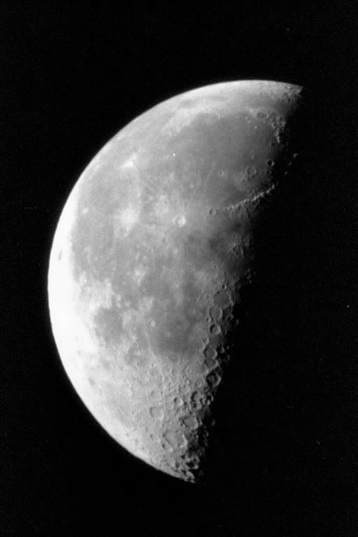
%> input picture slike_za_vjezbe/moon.tif, 358 x 537 px, given in place of auto1.tiff, which was not available
$ octave test.m   (GNU Octave 9; MATLAB toolbox functions it lacks are replaced by stand-ins)
%> lines starting %> are read from the running program, lines starting %| are printed output that depends on the picture; in (x1, y1, x2, y2) boxes, pixels count from 0 and x2, y2 are one past the last pixel; in counts of white or black regions, pixels touching at a corner belong together; the program's own positions count from 1; pictures that were not available may be replaced by others from this repository, and a replacement may not be noted
pathSlika = 'C:\Users\Igor Farszky\Desktop\FER\DOS\Labos\slike_za_vjezbe\';

img1 = imread(strcat(pathSlika, 'auto1.tiff'));
%> img1 is the input picture: size 537x358 uint8; min 0, max 253, mean 52.9
img2 = imread(strcat(pathSlika, 'auto2.tiff'));
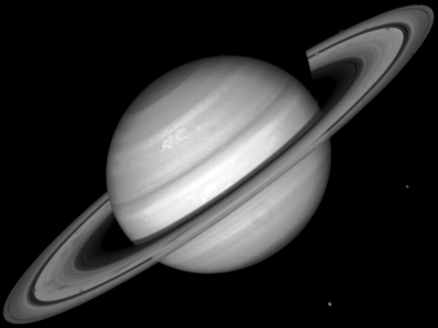
%> input picture slike_za_vjezbe/saturn.tif, 438 x 328 px, given in place of auto2.tiff, which was not available
%> img2 is the input picture: size 328x438 uint8; min 0, max 255, mean 50.5
img3 = imread(strcat(pathSlika, 'blood1.tif'));
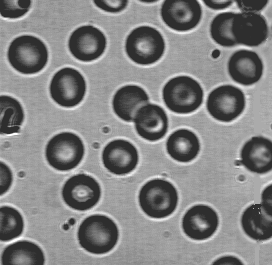
%> input picture slike_za_vjezbe/blood1.tif, 272 x 265 px
%> img3 is the input picture: size 265x272 uint8; min 46, max 255, mean 129.8

% original slike
img1 = double(img1);
%> img1: size 537x358 double
img2 = double(img2);
%> img2: size 328x438 double
img3 = double(img3);
%> img3: size 265x272 double

% rubovi nad originalima
ens1 = edge(img1, 'sobel');
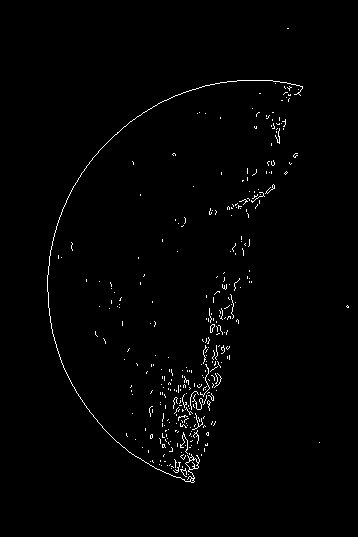
%> ens1: size 537x358 logical; 1.2% white in thin lines or dots, all inside (x1, y1, x2, y2) = (47, 28, 349, 483)
ens2 = edge(img2, 'sobel');
%> ens2: size 328x438 logical; 2.1% white in thin lines or dots
ens3 = edge(img3, 'sobel');
%> ens3: size 265x272 logical; 3.7% white in thin lines or dots

enc1 = edge(img1, 'canny');
%> enc1: size 537x358 logical; 0.72% white in thin lines or dots, all inside (x1, y1, x2, y2) = (47, 80, 302, 484)
enc2 = edge(img2, 'canny');
%> enc2: size 328x438 logical; 3.7% white in thin lines or dots
enc3 = edge(img3, 'canny');
%> enc3: size 265x272 logical; 6.6% white in thin lines or dots

% jezgre
jezgra1 = [1 1 1; 1 1 1; 1 1 1] .* (1/9);
jezgra2 = ones(17) * (1/(17*17));

% zamucivanje
img11 = conv2(img1, jezgra1, 'same');
img21 = conv2(img2, jezgra1, 'same');
img31 = conv2(img3, jezgra1, 'same');

img12 = conv2(img1, jezgra2, 'same');
img22 = conv2(img2, jezgra2, 'same');
img32 = conv2(img3, jezgra2, 'same');
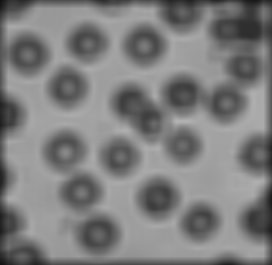
%> img32: size 265x272 double; min 17.02, max 179.4, mean 125.9

% rubovi nad mutnima
es11 = edge(img11, 'sobel');
%> es11: size 537x358 logical; 0.79% white in thin lines or dots, all inside (x1, y1, x2, y2) = (47, 80, 350, 484)
es21 = edge(img21, 'sobel');
%> es21: size 328x438 logical; 1.9% white in thin lines or dots
es31 = edge(img31, 'sobel');
%> es31: size 265x272 logical; 3.6% white in thin lines or dots
es12 = edge(img12, 'sobel');
%> es12: size 537x358 logical; 0.39% white in thin lines or dots, all inside (x1, y1, x2, y2) = (41, 74, 294, 484)
es22 = edge(img22, 'sobel');
%> es22: size 328x438 logical; 0.88% white in thin lines or dots, all inside (x1, y1, x2, y2) = (27, 11, 422, 317)
es32 = edge(img32, 'sobel');
%> es32: size 265x272 logical; 0.92% white in thin lines or dots

ec11 = edge(img11, 'canny');
ec21 = edge(img21, 'canny');
%> ec21: size 328x438 logical; 3.6% white in thin lines or dots
ec31 = edge(img31, 'canny');
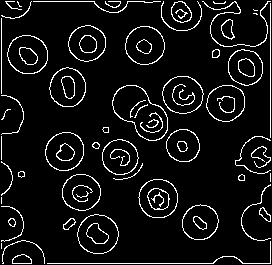
%> ec31: size 265x272 logical; 7.5% white in thin lines or dots
ec12 = edge(img12, 'canny');
%> ec12: size 537x358 logical; 0.47% white in thin lines or dots, all inside (x1, y1, x2, y2) = (45, 75, 296, 484)
ec22 = edge(img22, 'canny');
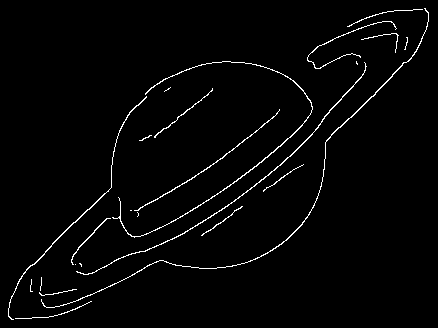
%> ec22: size 328x438 logical; 2.2% white in thin lines or dots
ec32 = edge(img32, 'canny');
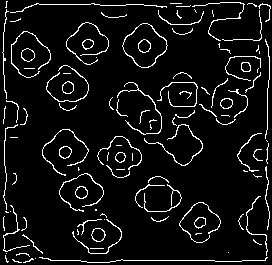
%> ec32: size 265x272 logical; 6.9% white in thin lines or dots

sum(abs(es11(:) - ens1(:)))
%> ans = 1323
sum(abs(es21(:) - ens2(:)))
%> ans = 1288
sum(abs(es31(:) - ens3(:)))
%> ans = 777
sum(abs(es12(:) - ens1(:)))
%> ans = 2814
sum(abs(es22(:) - ens2(:)))
%> ans = 4134
sum(abs(es32(:) - ens3(:)))
%> ans = 3249
sum(abs(ec11(:) - enc1(:)))
%> ans = 376
sum(abs(ec21(:) - enc2(:)))
%> ans = 1188
sum(abs(ec31(:) - enc3(:)))
%> ans = 1530
sum(abs(ec12(:) - enc1(:)))
%> ans = 1701
sum(abs(ec22(:) - enc2(:)))
%> ans = 7634
sum(abs(ec32(:) - enc3(:)))
%> ans = 8738

figure(1)
rubovi = {es11, es21, es31, es12, es22, es32, ec11, ec21, ec31, ec12, ec22, ec32}
%> rubovi = 12 items
for i=1:12
    subplot(4, 3, i)
    imagesc(rubovi{i})
end
colormap(gray);
